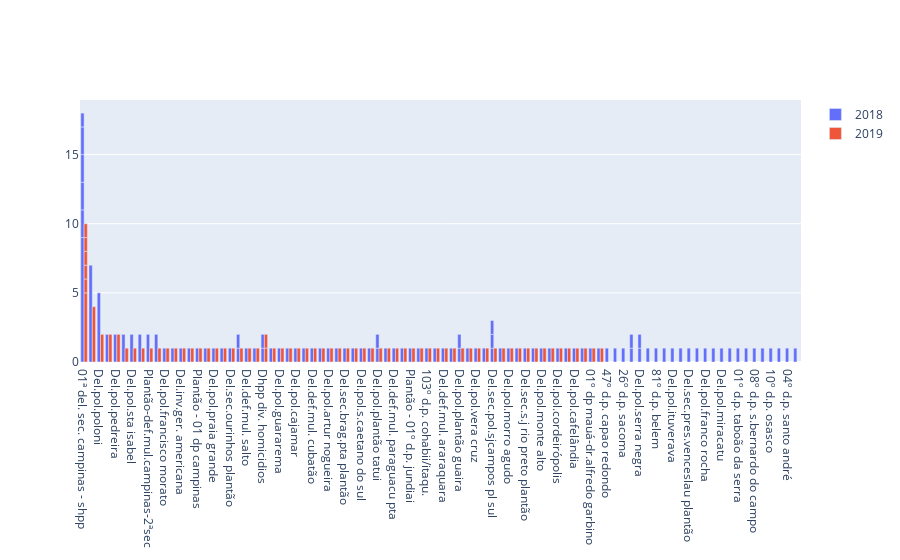

The code cell stored with this chart in its notebook:
### Markdown cell above
Com base no gráfico abaixo, a delegacia mais procurada do estado de São Paulo é a **Delegacia do 1° Distrito Policial de Campinas**.

### Code cell
trace1 = go.Bar(x = df_novo['DELEGACIA_NOME'],
                y = df_novo[df_novo['ANO_BO'] == 2018].groupby('BAIRRO').size().sort_values(ascending=False),
                name = '2018')
trace2 = go.Bar(x = df_novo['DELEGACIA_NOME'],
                y = df_novo[df_novo['ANO_BO'] == 2019].groupby('BAIRRO').size().sort_values(ascending=False),
                name = '2019')

df = [trace1, trace2]

py.iplot(df)

### Figure 1 — Plotly figure (JSON) as saved in the notebook; plotly's stock layout.template omitted (floating-point values rounded to 4 significant figures; data arrays with more than 128 entries replaced by an {"elided": "..."} marker saying what was removed)
{"data": [{"name": "2018", "type": "bar", "x": {"elided": "211 str values"}, "y": [9, 7, 5, 2, 2, 2, 2, 2, 2, 2, 2, 2, 2, 2, 1, 1, 1, 1, 1, 1, 1, 1, 1, 1, 1, 1, 1, 1, 1, 1, 1, 1, 1, 1, 1, 1, 1, 1, 1, 1, 1, 1, 1, 1, 1, 1, 1, 1, 1, 1, 1, 1, 1, 1, 1, 1, 1, 1, 1, 1, 1, 1, 1, 1, 1, 1, 1, 1, 1, 1, 1, 1, 1, 1, 1, 1, 1, 1, 1, 1, 1, 1, 1, 1, 1, 1, 1, 1, 1, 1, 1, 1, 1, 1, 1, 1, 1, 1, 1, 1, 1]}, {"name": "2019", "type": "bar", "x": {"elided": "211 str values"}, "y": [5, 4, 2, 2, 2, 1, 1, 1, 1, 1, 1, 1, 1, 1, 1, 1, 1, 1, 1, 1, 1, 1, 1, 1, 1, 1, 1, 1, 1, 1, 1, 1, 1, 1, 1, 1, 1, 1, 1, 1, 1, 1, 1, 1, 1, 1, 1, 1, 1, 1, 1, 1, 1, 1, 1, 1, 1, 1, 1, 1, 1, 1, 1, 1, 1, 1, 1, 1, 1, 1]}], "layout": {}}
